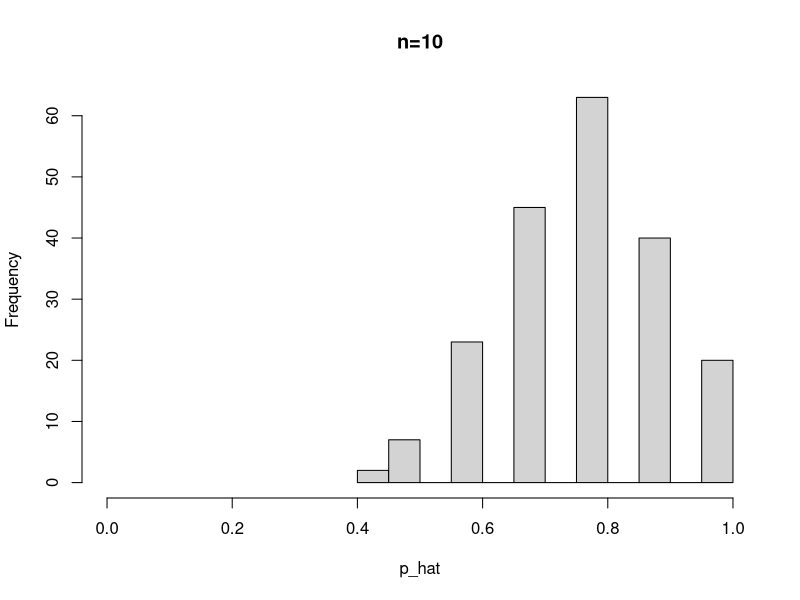
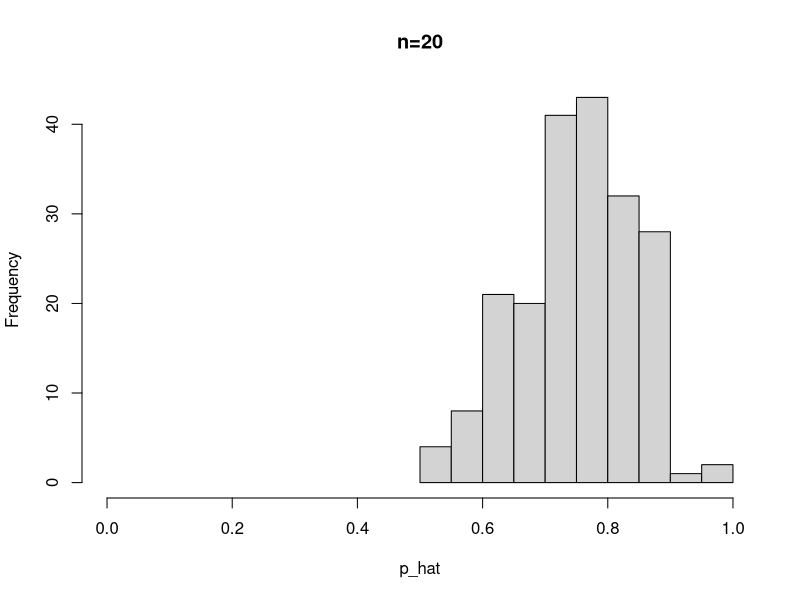
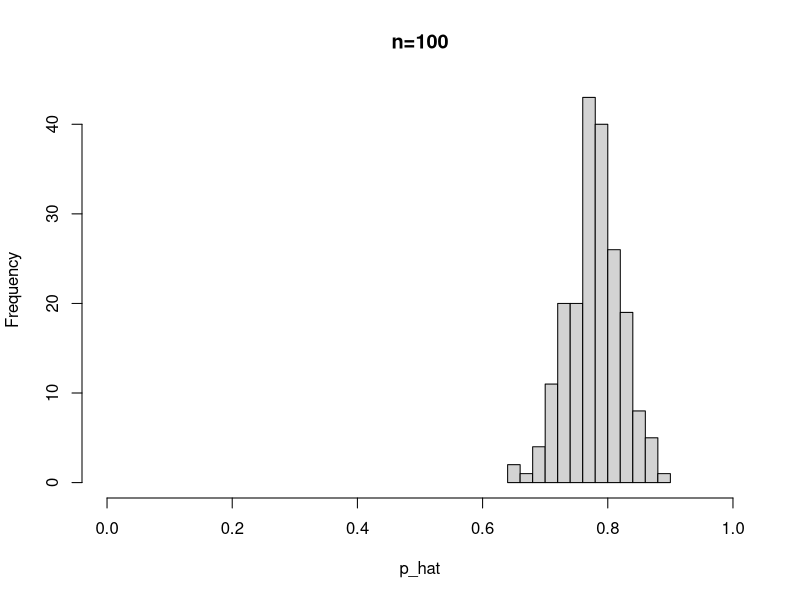

Here is the R script that generated these plots, in order: (Note: this script raises an error after producing the figures.)
### Simulation for p-hat ###

# Randomly select 200 samples of size n from a binomial
# distribution with a probability of success = 0.783
m <- 200
p <- 0.783

# sample size is n = 10
# result is a vector p_hat holding the proportion success
# for each of the 200 trials
n <- 10
p_hat <- rbinom(m,n,p)/n
hist(p_hat,xlim=c(0,1),main="n=10",xlab="p_hat")
mean(p_hat)
sd(p_hat)

n <- 20
p_hat <- rbinom(m,n,p)/n
hist(p_hat,xlim=c(0,1),main="n=20",xlab="p_hat")
mean(p_hat)
sd(p_hat)

n <- 100
p_hat <- rbinom(m,n,p)/n
hist(p_hat,xlim=c(0,1),main="n=100",xlab="p_hat")
mean(p_hat)
sd(p_hat)

# Example 1
n=1000
p=0.658
qnorm(0.025,p,sqrt(p*(1-p)/n))
qnorm(0.975,p,sqrt(p*(1-p)/n))

### Simulation for x-bar ###

# Data is a POPULATION of 800 US pennies collected from a bank in 2011, 
# source: statcrunch.com

#pennies <- read.delim("C:/Users/rawuah/OD/Statistics/Weekly Lessons and Assignments/Week 7/pennies.txt")

hist(pennies$Age,xlim=c(0,70),col="lightblue", main="Ages of a Population of Pennies",xlab="years")
mean(pennies$Age)
sd(pennies$Age)

#take 100 repeated samples of size n=5 from the population
x_bar <- c()

for(i in 1:100) {x_bar[i]=mean(sample(pennies$Age,5))}

hist(x_bar,xlim=c(0,70),main="100 samples of size n=5",xlab="x-bar (mean age of pennies)")
mean(x_bar)
sd(x_bar)

#take 100 repeated samples of size n=20 from the population
x_bar <- c()

for(i in 1:100) {x_bar[i]=mean(sample(pennies$Age,20))}

hist(x_bar,xlim=c(0,70),main="100 samples of size n=20",xlab="x-bar (mean age of pennies)")
mean(x_bar)
sd(x_bar)

#take 100 repeated samples of size n=40 from the population
x_bar<-c()

for(i in 1:100) {x_bar[i]=mean(sample(pennies$Age,40))}
hist(x_bar,xlim=c(0,70),main="100 samples of size n=40",xlab="x-bar (mean age of pennies)")
mean(x_bar)
sd(x_bar)


#Example 2
n<-60
m<-(6+12)/2;m
s<-((12-6)/sqrt(12))/sqrt(n);s

qnorm(0.025,9,s)
qnorm(0.975,9,s)

# Example 3
1-pnorm(406,400,4)
1-pnorm(406,400,4/sqrt(20))


# Binomial probabilities
# Find P(X>=6) or P(X>5)
1 - pbinom(5,11,0.17)
